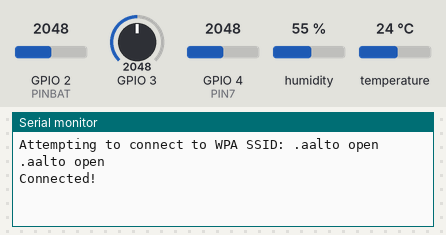
The program below on a simulated Seeed XIAO ESP32-C3. Shown: the last lines printed to the serial monitor. The test bench sets the inputs (shaded band); at power-on: humidity 55 %, GPIO 2 (PINBAT) = 2048, GPIO 3 = 2048, GPIO 4 (PIN7) = 2048, temperature 24 °C. WiFi joins after 1.5 s; servers stay silent unless stated; uploads are accepted with an empty reply; not simulated (calls return 0 or success): secrets.h.

Above: at 3.9 s.
4.0 s: humidity set to 22 %
At 6.2 s:
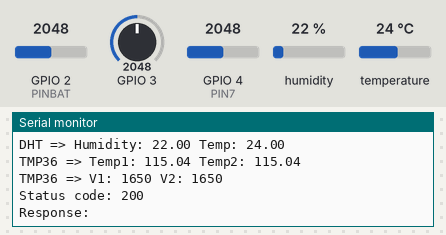
6.5 s: GPIO 2 (PINBAT) set to 2866
8.0 s: GPIO 3 set to 2866
9.5 s: GPIO 4 (PIN7) set to 2866
At 10.41 s:
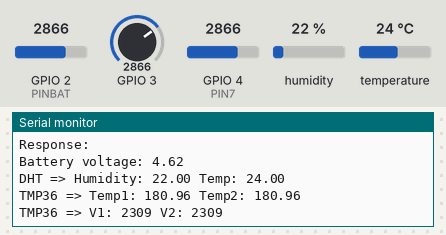
11.0 s: temperature set to 12 °C
At 11.8 s:
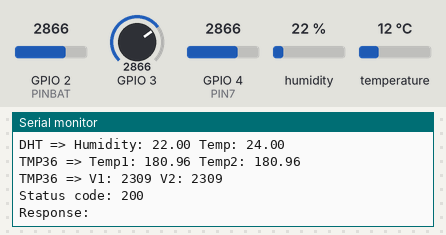

Measured:
- after the input at 4.0 s, the serial monitor: prints a new line after 1.0 s (image 1)
- after the input at 9.5 s, the serial monitor: prints a new line after 0.76 s (image 2)

The program:

main.cpp
```cpp
#include <Arduino.h>
#include <WiFi.h>
#include <WiFiClientSecure.h>
#include <HTTPClient.h>
#include <DHT.h>
#include <Adafruit_Sensor.h>
#include <utils.h>
#include <secrets.h>

//JST PIN DEFINITIONS
#define PIN1 D10 //DHT pin
#define PIN2 D9
#define PIN3 D8
#define PIN4 D7
#define PIN5 D6
#define PIN6 D5
#define PIN7 D4

//BATTERY VOLTAGE DEFINITIONS
#define PINBAT A0 //battery voltage pin
Battery bat = Battery(PINBAT);

//TEMP MEASURMENT DEFINITIONS
#define PINTHERM1 A1 //thermal sensor 1 pin
#define PINTHERM2 A2 //thermal sensor 2 pin

#define aref_volt 3.3 //measure with multimeter (chose 3.3 because onboard DC converter stability)
Tmp36 tmp36_1 = Tmp36(PINTHERM1, aref_volt);
Tmp36 tmp36_2 = Tmp36(PINTHERM2, aref_volt);

float avgTemp_1;
float avgTemp_2;

//WIFI CONNECTION DEFINITIONS
bool home = 0;
#define OPEN_SSID "aalto open"

String serv = "https://katla.cloud/api/data";

const char *secret = CONTROLLER_SECRET;
WiFiClientSecure client;

const char *cert = "-----BEGIN CERTIFICATE-----\n\
MIIFBTCCAu2gAwIBAgIQS6hSk/eaL6JzBkuoBI110DANBgkqhkiG9w0BAQsFADBP\n\
MQswCQYDVQQGEwJVUzEpMCcGA1UEChMgSW50ZXJuZXQgU2VjdXJpdHkgUmVzZWFy\n\
Y2ggR3JvdXAxFTATBgNVBAMTDElTUkcgUm9vdCBYMTAeFw0yNDAzMTMwMDAwMDBa\n\
Fw0yNzAzMTIyMzU5NTlaMDMxCzAJBgNVBAYTAlVTMRYwFAYDVQQKEw1MZXQncyBF\n\
bmNyeXB0MQwwCgYDVQQDEwNSMTAwggEiMA0GCSqGSIb3DQEBAQUAA4IBDwAwggEK\n\
AoIBAQDPV+XmxFQS7bRH/sknWHZGUCiMHT6I3wWd1bUYKb3dtVq/+vbOo76vACFL\n\
YlpaPAEvxVgD9on/jhFD68G14BQHlo9vH9fnuoE5CXVlt8KvGFs3Jijno/QHK20a\n\
/6tYvJWuQP/py1fEtVt/eA0YYbwX51TGu0mRzW4Y0YCF7qZlNrx06rxQTOr8IfM4\n\
FpOUurDTazgGzRYSespSdcitdrLCnF2YRVxvYXvGLe48E1KGAdlX5jgc3421H5KR\n\
mudKHMxFqHJV8LDmowfs/acbZp4/SItxhHFYyTr6717yW0QrPHTnj7JHwQdqzZq3\n\
DZb3EoEmUVQK7GH29/Xi8orIlQ2NAgMBAAGjgfgwgfUwDgYDVR0PAQH/BAQDAgGG\n\
MB0GA1UdJQQWMBQGCCsGAQUFBwMCBggrBgEFBQcDATASBgNVHRMBAf8ECDAGAQH/\n\
AgEAMB0GA1UdDgQWBBS7vMNHpeS8qcbDpHIMEI2iNeHI6DAfBgNVHSMEGDAWgBR5\n\
tFnme7bl5AFzgAiIyBpY9umbbjAyBggrBgEFBQcBAQQmMCQwIgYIKwYBBQUHMAKG\n\
Fmh0dHA6Ly94MS5pLmxlbmNyLm9yZy8wEwYDVR0gBAwwCjAIBgZngQwBAgEwJwYD\n\
VR0fBCAwHjAcoBqgGIYWaHR0cDovL3gxLmMubGVuY3Iub3JnLzANBgkqhkiG9w0B\n\
AQsFAAOCAgEAkrHnQTfreZ2B5s3iJeE6IOmQRJWjgVzPw139vaBw1bGWKCIL0vIo\n\
zwzn1OZDjCQiHcFCktEJr59L9MhwTyAWsVrdAfYf+B9haxQnsHKNY67u4s5Lzzfd\n\
u6PUzeetUK29v+PsPmI2cJkxp+iN3epi4hKu9ZzUPSwMqtCceb7qPVxEbpYxY1p9\n\
1n5PJKBLBX9eb9LU6l8zSxPWV7bK3lG4XaMJgnT9x3ies7msFtpKK5bDtotij/l0\n\
GaKeA97pb5uwD9KgWvaFXMIEt8jVTjLEvwRdvCn294GPDF08U8lAkIv7tghluaQh\n\
1QnlE4SEN4LOECj8dsIGJXpGUk3aU3KkJz9icKy+aUgA+2cP21uh6NcDIS3XyfaZ\n\
QjmDQ993ChII8SXWupQZVBiIpcWO4RqZk3lr7Bz5MUCwzDIA359e57SSq5CCkY0N\n\
4B6Vulk7LktfwrdGNVI5BsC9qqxSwSKgRJeZ9wygIaehbHFHFhcBaMDKpiZlBHyz\n\
rsnnlFXCb5s8HKn5LsUgGvB24L7sGNZP2CX7dhHov+YhD+jozLW2p9W4959Bz2Ei\n\
RmqDtmiXLnzqTpXbI+suyCsohKRg6Un0RC47+cpiVwHiXZAW+cn8eiNIjqbVgXLx\n\
KPpdzvvtTnOPlC7SQZSYmdunr3Bf9b77AiC/ZidstK36dRILKz7OA54=\n\
-----END CERTIFICATE-----";

//TIMING LOOP DEFINITIONS
//Timer for the section that verifies new inputs through GET request
unsigned long timerDelay_GET = 500; //checks new input every half second
unsigned long lastTime_GET = 0;

//Timer for the section that sends sensor data with POST
unsigned long timerDelay_POST = 5000; //sends data to server every timerDelay_POST ms !! should not be less than 2000 for sensors
unsigned long lastTime_POST = 0;

//DHT SENSOR DEFINITIONS
float hum;
#define DHTTYPE DHT11
DHT dht(PIN1, DHTTYPE);

void setup() {
  Serial.begin(115200);

  pinMode(PINBAT,INPUT);

  dht.begin();

  WiFi.mode(WIFI_STA);
  delay(500);

  Serial.print("Attempting to connect to WPA SSID: ");
  // attempt to connect to Wifi network
  while (WiFi.status() != WL_CONNECTED) {
    Serial.print(".");

    // Connect to WPA/WPA2 network:
    if(home){
      Serial.println(SSID_SECRET);
      WiFi.begin(SSID_SECRET, PSWD_SECRET);
    }else{
      Serial.println(OPEN_SSID);
      WiFi.begin(OPEN_SSID);
    }

    delay(1000);
  }
  Serial.println("\nConnected!");

  client.setCACert(cert);

  //setting up the base temperarure reading
  avgTemp_1 = tmp36_1.read_C();
  avgTemp_2 = tmp36_2.read_C();
  for(int i = 0; i < 50; i++){
    avgTemp_1 = avgTemp_1*0.95 + tmp36_1.read_C()*0.05; // each new measurement contributes only 1/10th
    avgTemp_2 = avgTemp_2*0.95 + tmp36_2.read_C()*0.05;
    delay(5);
  }
}

void loop() {

  avgTemp_1 = avgTemp_1*0.95 + tmp36_1.read_C()*0.05;
  avgTemp_2 = avgTemp_2*0.95 + tmp36_2.read_C()*0.05;

  if ((millis() - lastTime_POST) > timerDelay_POST) {
    if ((WiFi.status() == WL_CONNECTED)) {

      //MEASUREMENTS
      float vbat = bat.read_V();
      Serial.print("Battery voltage: ");
      Serial.println(vbat);

      //DHT reading and printing
      float hum = dht.readHumidity();
      float temp = dht.readTemperature();

      Serial.print("DHT => Humidity: ");
      Serial.print(hum);
      Serial.print(" Temp: ");
      Serial.println(temp);

      //TMP36 printing values
      Serial.print("TMP36 => Temp1: ");
      Serial.print(avgTemp_1);
      Serial.print(" Temp2: ");
      Serial.println(avgTemp_2);

      //TMP36 printing values voltages
      Serial.print("TMP36 => V1: ");
      Serial.print(analogReadMilliVolts(PINTHERM1));
      Serial.print(" V2: ");
      Serial.println(analogReadMilliVolts(PINTHERM2));

      //SERVER POST
      HTTPClient https;
      if (https.begin(client, serv)) {

        String contentType = "application/json; charset=utf-8";
        String postData = "{ \"secret\": \"" + String(secret) + "\"," +
                          "\"temp_in\":" + String(avgTemp_1) + "," +
                          "\"temp_out\":" + String(temp) + "," +
                          "\"humidity\":" + String(hum) + " }";

        https.addHeader("Content-Type", contentType);
        int statusCode = https.POST(postData);
        String response = https.getString();

        Serial.print("Status code: ");
        Serial.println(statusCode);
        Serial.print("Response: ");
        Serial.println(response);

        https.end();
      } else {
        Serial.println("[HTTPS] Connecting failed!");
      }
    }
    lastTime_POST = millis();
  }
}
```
